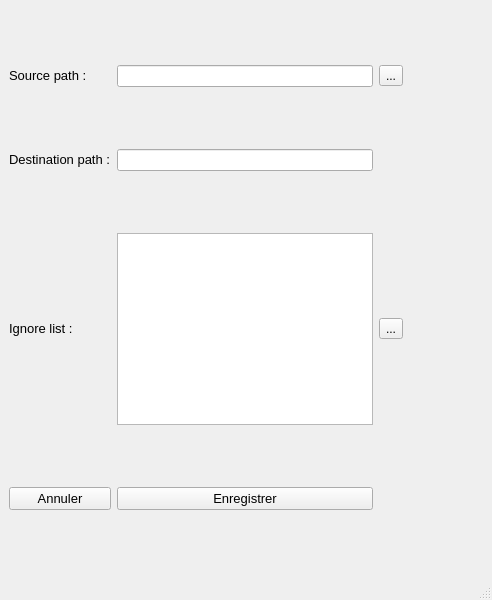
<?xml version="1.0" encoding="UTF-8"?>
<ui version="4.0">
 <class>paramtres_avances</class>
 <widget class="QMainWindow" name="paramtres_avances">
  <property name="geometry">
   <rect>
    <x>0</x>
    <y>0</y>
    <width>492</width>
    <height>600</height>
   </rect>
  </property>
  <property name="windowTitle">
   <string>Paramétres avancés</string>
  </property>
  <property name="windowIcon">
   <iconset>
    <normaloff>../icons/icons8-automatique-16.png</normaloff>../icons/icons8-automatique-16.png</iconset>
  </property>
  <widget class="QWidget" name="centralwidget">
   <layout class="QGridLayout" name="gridLayout">
    <item row="4" column="3">
     <widget class="QListWidget" name="ignore_list">
      <property name="sizePolicy">
       <sizepolicy hsizetype="Expanding" vsizetype="Fixed">
        <horstretch>0</horstretch>
        <verstretch>0</verstretch>
       </sizepolicy>
      </property>
     </widget>
    </item>
    <item row="1" column="3">
     <widget class="QLineEdit" name="source_path">
      <property name="sizePolicy">
       <sizepolicy hsizetype="Expanding" vsizetype="Fixed">
        <horstretch>0</horstretch>
        <verstretch>0</verstretch>
       </sizepolicy>
      </property>
     </widget>
    </item>
    <item row="2" column="3">
     <widget class="QLineEdit" name="destination_path">
      <property name="sizePolicy">
       <sizepolicy hsizetype="Expanding" vsizetype="Fixed">
        <horstretch>0</horstretch>
        <verstretch>0</verstretch>
       </sizepolicy>
      </property>
     </widget>
    </item>
    <item row="1" column="2">
     <widget class="QLabel" name="label_2">
      <property name="sizePolicy">
       <sizepolicy hsizetype="Fixed" vsizetype="Fixed">
        <horstretch>0</horstretch>
        <verstretch>0</verstretch>
       </sizepolicy>
      </property>
      <property name="font">
       <font>
        <pointsize>10</pointsize>
       </font>
      </property>
      <property name="text">
       <string>Source path :</string>
      </property>
     </widget>
    </item>
    <item row="1" column="9">
     <spacer name="horizontalSpacer">
      <property name="orientation">
       <enum>Qt::Horizontal</enum>
      </property>
      <property name="sizeHint" stdset="0">
       <size>
        <width>40</width>
        <height>20</height>
       </size>
      </property>
     </spacer>
    </item>
    <item row="4" column="2">
     <widget class="QLabel" name="label_4">
      <property name="sizePolicy">
       <sizepolicy hsizetype="Fixed" vsizetype="Fixed">
        <horstretch>0</horstretch>
        <verstretch>0</verstretch>
       </sizepolicy>
      </property>
      <property name="font">
       <font>
        <pointsize>10</pointsize>
       </font>
      </property>
      <property name="text">
       <string>Ignore list :</string>
      </property>
     </widget>
    </item>
    <item row="1" column="4">
     <widget class="QToolButton" name="browse_for_source_path">
      <property name="text">
       <string>...</string>
      </property>
     </widget>
    </item>
    <item row="2" column="2">
     <widget class="QLabel" name="label_3">
      <property name="sizePolicy">
       <sizepolicy hsizetype="Fixed" vsizetype="Fixed">
        <horstretch>0</horstretch>
        <verstretch>0</verstretch>
       </sizepolicy>
      </property>
      <property name="font">
       <font>
        <pointsize>10</pointsize>
       </font>
      </property>
      <property name="text">
       <string>Destination path :</string>
      </property>
     </widget>
    </item>
    <item row="4" column="4">
     <widget class="QToolButton" name="add_element_to_ignore_list">
      <property name="text">
       <string>...</string>
      </property>
      <property name="icon">
       <iconset>
        <normaloff>../icons/plus.png</normaloff>../icons/plus.png</iconset>
      </property>
     </widget>
    </item>
    <item row="5" column="2">
     <widget class="QPushButton" name="cancel_advanced_configuration_button">
      <property name="sizePolicy">
       <sizepolicy hsizetype="Expanding" vsizetype="Fixed">
        <horstretch>0</horstretch>
        <verstretch>0</verstretch>
       </sizepolicy>
      </property>
      <property name="font">
       <font>
        <pointsize>10</pointsize>
       </font>
      </property>
      <property name="text">
       <string>Annuler</string>
      </property>
      <property name="icon">
       <iconset>
        <normaloff>../icons/icons8-annuler-16.png</normaloff>../icons/icons8-annuler-16.png</iconset>
      </property>
     </widget>
    </item>
    <item row="5" column="3">
     <widget class="QPushButton" name="save_advanced_configuration_button">
      <property name="sizePolicy">
       <sizepolicy hsizetype="Maximum" vsizetype="Fixed">
        <horstretch>0</horstretch>
        <verstretch>0</verstretch>
       </sizepolicy>
      </property>
      <property name="maximumSize">
       <size>
        <width>1000</width>
        <height>16777215</height>
       </size>
      </property>
      <property name="font">
       <font>
        <pointsize>10</pointsize>
       </font>
      </property>
      <property name="text">
       <string>Enregistrer</string>
      </property>
      <property name="icon">
       <iconset>
        <normaloff>../icons/icons8-coche-16.png</normaloff>../icons/icons8-coche-16.png</iconset>
      </property>
     </widget>
    </item>
   </layout>
  </widget>
  <widget class="QMenuBar" name="menubar">
   <property name="geometry">
    <rect>
     <x>0</x>
     <y>0</y>
     <width>492</width>
     <height>26</height>
    </rect>
   </property>
  </widget>
  <widget class="QStatusBar" name="statusbar"/>
 </widget>
 <resources/>
 <connections/>
</ui>
